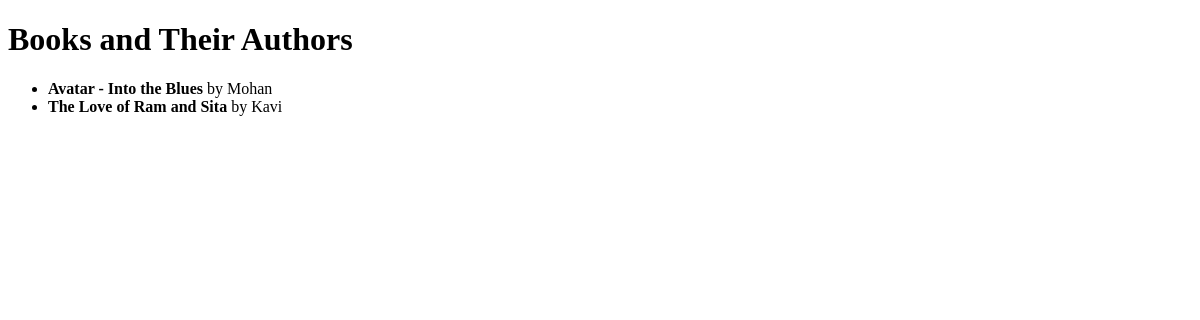
/books/authors/, run on an earlier commit of the app's database.
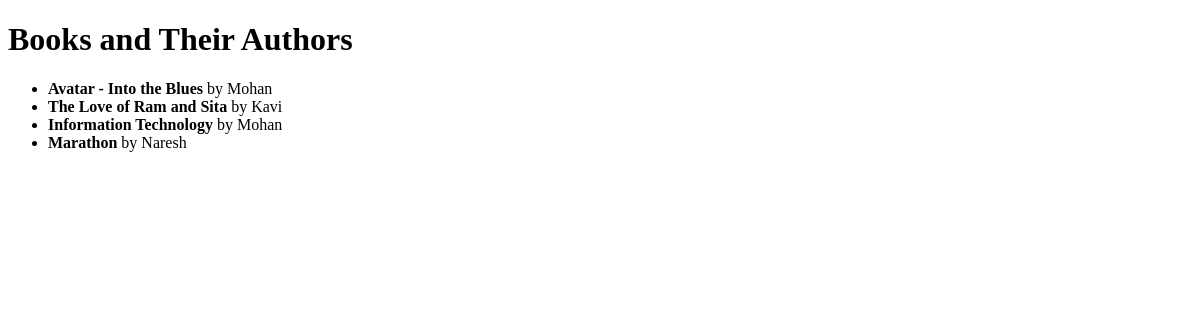
And on a later commit of the database.
### myapp/models.py (models this page shows)
class Book(models.Model):
    title = models.CharField(max_length=100)
    publisher = models.ForeignKey(Publisher, on_delete=models.CASCADE)
    authors = models.ManyToManyField(Author)
    published_date = models.DateField(null=True)
    genre = models.CharField(max_length=50, null=True, blank=True)

class Author(models.Model):
    name = models.CharField(max_length=100)
    age = models.IntegerField(blank=True, null=True)

### myapp/views.py (the view)
# urls.py: path('books/authors/', views.book_list_with_authors, name='book_list_with_authors'),
def book_list_with_authors(request):
    books = Book.objects.prefetch_related('authors').all()
    return render(request, 'books/book_list_with_authors.html', {'books': books})

### templates/books/book_list_with_authors.html (shortened to what this page needs)
<!DOCTYPE html>
<html>
<head>
</head>
<body>
    <h1>Books and Their Authors</h1>
    <ul>
        {% for book in books %}
            <li>
                <strong>{{ book.title }}</strong> by
                {% for author in book.authors.all %}
                    {{ author.name }}{% if not forloop.last %}, {% endif %}
                {% endfor %}
            </li>
        {% endfor %}
    </ul>
</body>
</html>

What changed in the data, as far as the page shows it:
added Book: title "Information Technology", Author (name "Mohan")
added Book: title "Marathon"
now on this page (row unchanged): Author: name "Naresh", shown under "Marathon"
